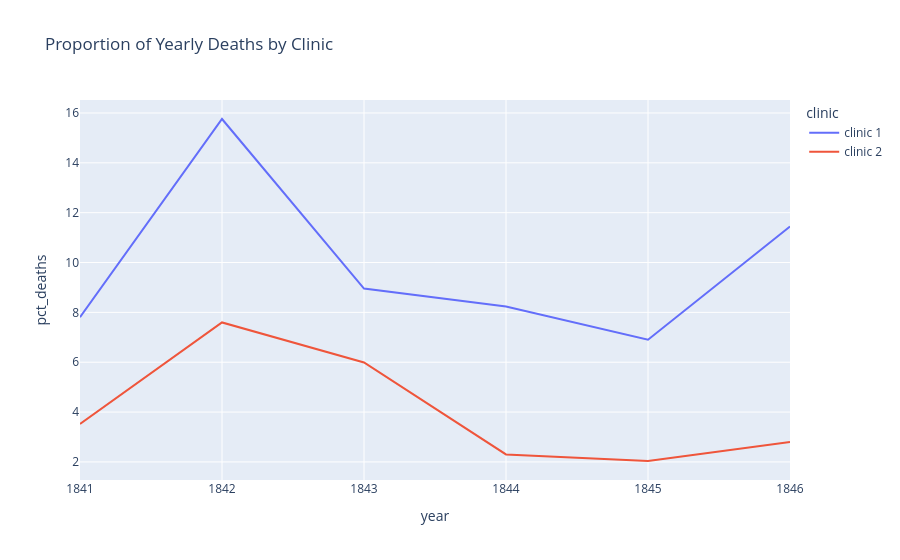

Notebook source saved alongside this figure:
### Markdown cell above
### Plotting the Proportion of Yearly Deaths by Clinic

### Code cell
line = px.line(df_yearly,
               "year",
               "pct_deaths",
               color="clinic",
               title="Proportion of Yearly Deaths by Clinic")

line.show()

### Figure 1 — Plotly figure (JSON) as saved in the notebook; plotly's stock layout.template omitted (floating-point values rounded to 4 significant figures)
{"data": [{"hovertemplate": "clinic=clinic 1<br>year=%{x}<br>pct_deaths=%{y}<extra></extra>", "legendgroup": "clinic 1", "line": {"color": "#636efa", "dash": "solid"}, "marker": {"symbol": "circle"}, "mode": "lines", "name": "clinic 1", "orientation": "v", "showlegend": true, "x": [1841, 1842, 1843, 1844, 1845, 1846], "xaxis": "x", "y": [7.806, 15.76, 8.954, 8.236, 6.901, 11.45], "yaxis": "y", "type": "scatter"}, {"hovertemplate": "clinic=clinic 2<br>year=%{x}<br>pct_deaths=%{y}<extra></extra>", "legendgroup": "clinic 2", "line": {"color": "#EF553B", "dash": "solid"}, "marker": {"symbol": "circle"}, "mode": "lines", "name": "clinic 2", "orientation": "v", "showlegend": true, "x": [1841, 1842, 1843, 1844, 1845, 1846], "xaxis": "x", "y": [3.522, 7.597, 5.988, 2.3, 2.036, 2.797], "yaxis": "y", "type": "scatter"}], "layout": {"xaxis": {"anchor": "y", "domain": [0.0, 1.0], "title": {"text": "year"}}, "yaxis": {"anchor": "x", "domain": [0.0, 1.0], "title": {"text": "pct_deaths"}}, "legend": {"title": {"text": "clinic"}, "tracegroupgap": 0}, "title": {"text": "Proportion of Yearly Deaths by Clinic"}}}
